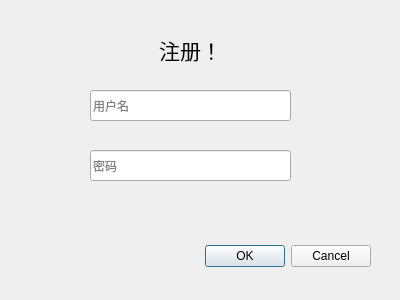
<?xml version="1.0" encoding="UTF-8"?>
<ui version="4.0">
 <class>Dialog</class>
 <widget class="QDialog" name="Dialog">
  <property name="geometry">
   <rect>
    <x>0</x>
    <y>0</y>
    <width>400</width>
    <height>300</height>
   </rect>
  </property>
  <property name="windowTitle">
   <string>Dialog</string>
  </property>
  <widget class="QDialogButtonBox" name="buttonBox">
   <property name="geometry">
    <rect>
     <x>30</x>
     <y>240</y>
     <width>341</width>
     <height>32</height>
    </rect>
   </property>
   <property name="orientation">
    <enum>Qt::Horizontal</enum>
   </property>
   <property name="standardButtons">
    <set>QDialogButtonBox::Cancel|QDialogButtonBox::Ok</set>
   </property>
  </widget>
  <widget class="QLineEdit" name="lineEdit">
   <property name="geometry">
    <rect>
     <x>90</x>
     <y>90</y>
     <width>201</width>
     <height>31</height>
    </rect>
   </property>
   <property name="placeholderText">
    <string>用户名</string>
   </property>
  </widget>
  <widget class="QLineEdit" name="lineEdit_2">
   <property name="geometry">
    <rect>
     <x>90</x>
     <y>150</y>
     <width>201</width>
     <height>31</height>
    </rect>
   </property>
   <property name="placeholderText">
    <string>密码</string>
   </property>
  </widget>
  <widget class="QLabel" name="label">
   <property name="geometry">
    <rect>
     <x>130</x>
     <y>30</y>
     <width>121</width>
     <height>41</height>
    </rect>
   </property>
   <property name="text">
    <string>&lt;html&gt;&lt;head/&gt;&lt;body&gt;&lt;p align=&quot;center&quot;&gt;&lt;span style=&quot; font-size:16pt;&quot;&gt;注册！&lt;/span&gt;&lt;/p&gt;&lt;/body&gt;&lt;/html&gt;</string>
   </property>
  </widget>
 </widget>
 <resources/>
 <connections>
  <connection>
   <sender>buttonBox</sender>
   <signal>accepted()</signal>
   <receiver>Dialog</receiver>
   <slot>accept()</slot>
   <hints>
    <hint type="sourcelabel">
     <x>248</x>
     <y>254</y>
    </hint>
    <hint type="destinationlabel">
     <x>157</x>
     <y>274</y>
    </hint>
   </hints>
  </connection>
  <connection>
   <sender>buttonBox</sender>
   <signal>rejected()</signal>
   <receiver>Dialog</receiver>
   <slot>reject()</slot>
   <hints>
    <hint type="sourcelabel">
     <x>316</x>
     <y>260</y>
    </hint>
    <hint type="destinationlabel">
     <x>286</x>
     <y>274</y>
    </hint>
   </hints>
  </connection>
 </connections>
</ui>
